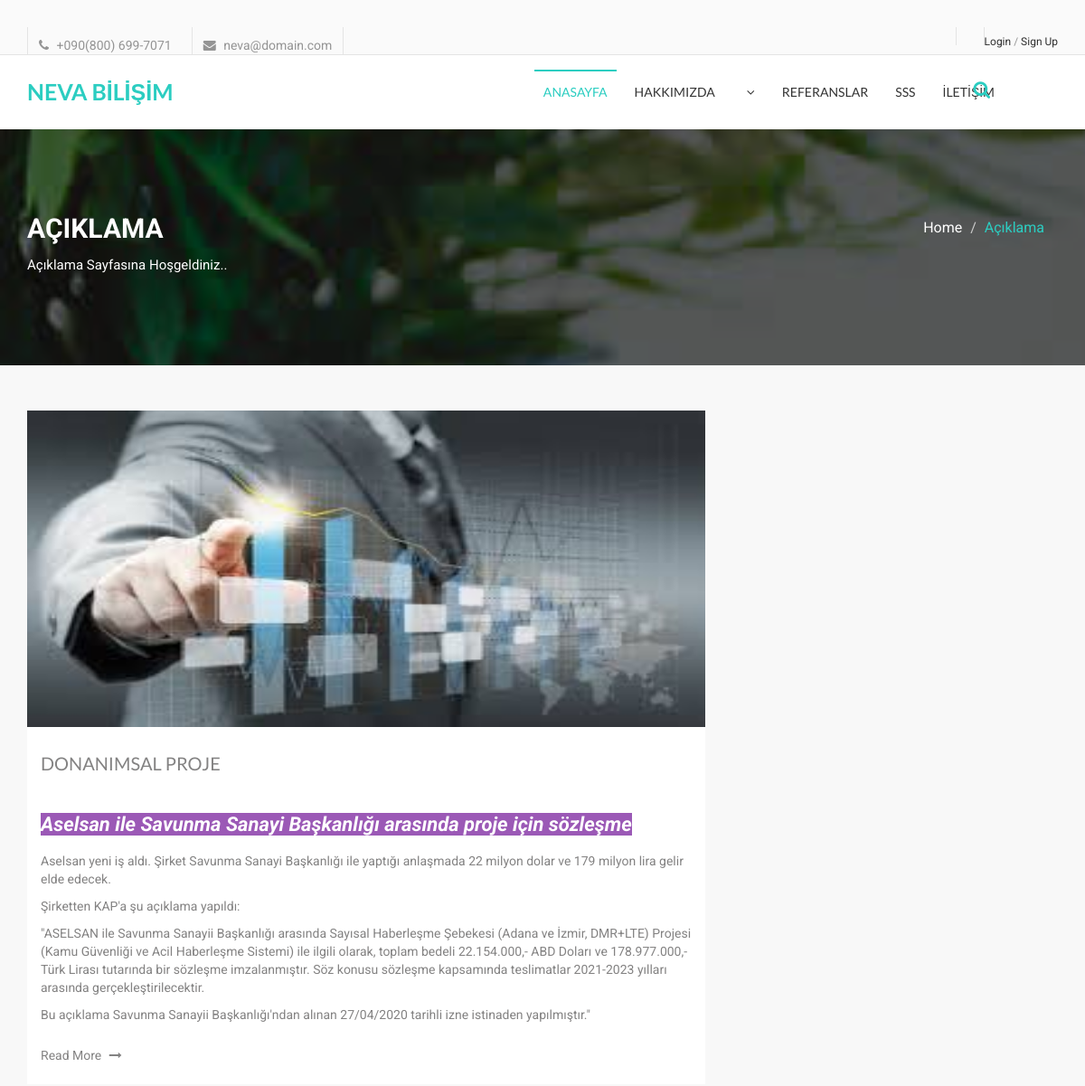
The page /content/9/donanim-projesi/ (upper part) on the database as committed earlier.
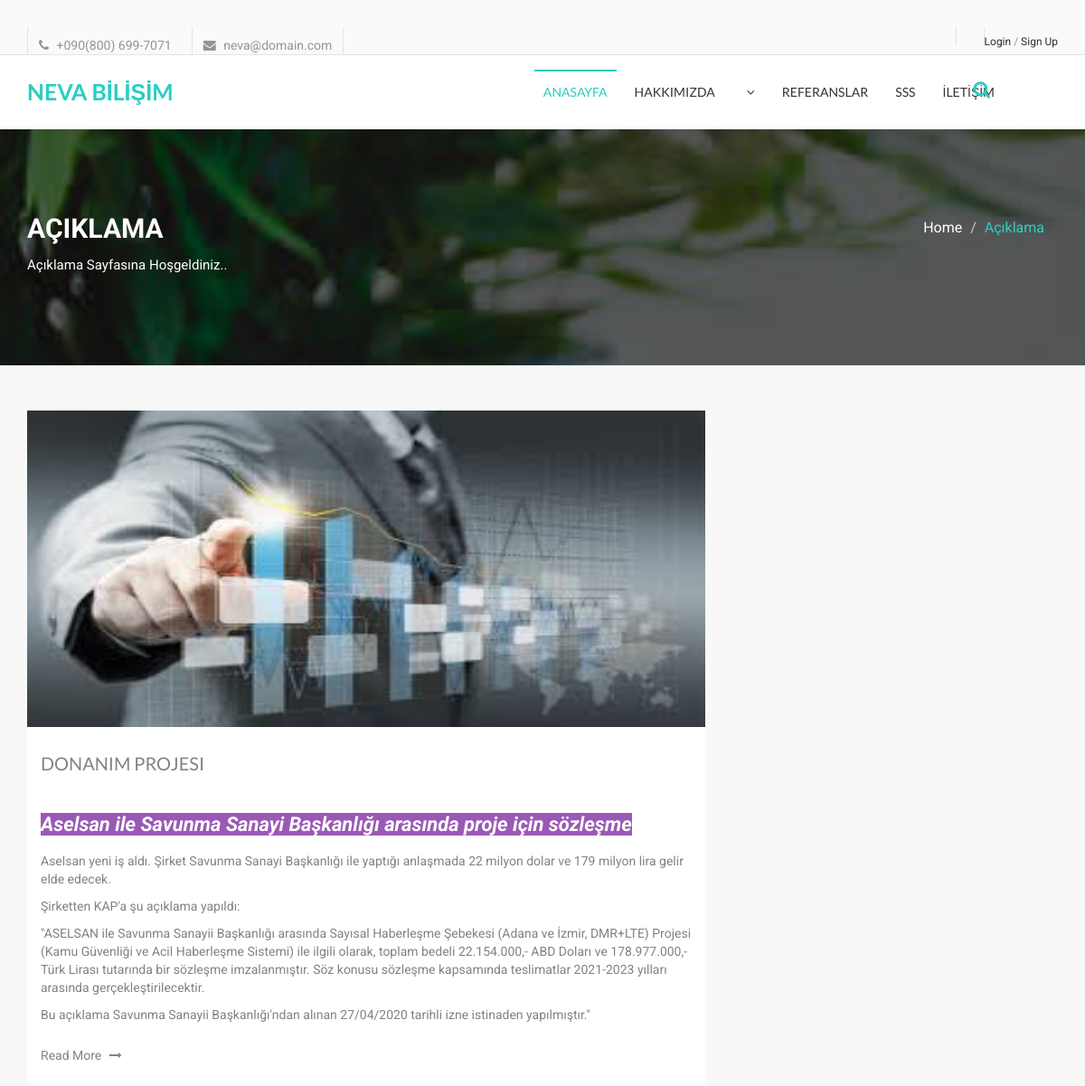
The same page on the database as committed later.
### content/models.py (models this page shows, shortened)
class Content(models.Model):
    STATUS = (
        ('True', 'Evet'),
        ('False', 'Hayır'),
    )
    user = models.ForeignKey(User, on_delete=models.SET_NULL, null=True)
    category = models.ForeignKey(Category, on_delete=models.CASCADE)  # relation with Category table
    title = models.CharField(max_length=150)
    keywords = models.CharField(blank=True, max_length=255)
    description = models.CharField(blank=True, max_length=255)
    image = models.ImageField(upload_to='images/')
    detail = RichTextUploadingField()
    slug = models.SlugField(null=False, unique=True)
    status = models.CharField(max_length=10, choices=STATUS)
    create_at = models.DateTimeField(auto_now_add=True)
    update_at = models.DateTimeField(auto_now=True)
    def image_tag(self):
        return mark_safe('<img src="{}" height="50"/>'.format(self.image.url))
    image_tag.short_description = 'Image'

### home/views.py (the view)
# urls.py: path('content/<int:id>/<slug:slug>/', views.content_detail, name='content_detail'),
def content_detail(request, id, slug):
    category = Category.objects.all()
    profil = None
    currentuser_id = request.user.id
    if currentuser_id is not None:
        profil = UserProfile.objects.get(user_id=currentuser_id)
    try:
        content = Content.objects.get(pk=id)
        images = Images.objects.filter(content_id=id)
        comments = Comment.objects.filter(content_id=id, status='True')
        context = {
            'content': content, 'slug': slug, 'category': category, 'images': images, 'comments': comments, 'profil': profil,
        }
        return render(request, 'content_detail.html', context)
    except:
        messages.warning(request, "Hata ! İlgili içerik bulunamadı ")
    link = '/error'
    return HttpResponseRedirect(link)

### home/templates/content_detail.html (shortened to what this page needs)
{% extends "homebase.html" %}
{% block head %}
    {% load static %}
    <link href="{% static 'main.css' %}" rel="stylesheet">
{% endblock %}
{% block body %}
    <section id="single-page-header">
        <div class="overlay">
            <div class="container">
                <div class="row">
                    <div class="col-md-6 col-sm-6 col-xs-12">
                        <div class="single-page-header-left">
                            <h2>Açıklama</h2>
                            <p>Açıklama Sayfasına Hoşgeldiniz..</p>
                        </div>
                    </div>
                    <div class="col-md-6 col-sm-6 col-xs-12">
                        <div class="single-page-header-right">
                            <ol class="breadcrumb">
                                <li><a href="#">Home</a></li>
                                <li class="active">Açıklama</li>
                            </ol>
                        </div>
                    </div>
                </div>
            </div>
        </div>
    </section>
    <section id="blog-archive">
        <div class="container">
            <div class="row">
                <div class="col-md-12">
                    <div class="blog-archive-area">
                        <div class="row">
                            <div class="col-md-8">
                                <div class="blog-archive-left">
                                    <article class="blog-news-single">
                                        <div class="blog-news-img">
                                            <a href="blog-single-with-right-sidebar.html"><img
                                                    src="{{ content.image.url }}" alt="image"></a>
                                        </div>
                                        <div class="blog-news-title">
                                            <h2><a href="blog-single-with-right-sidebar.html">{{ content.title }}</a></h2>
                                        </div>
                                        <div class="blog-news-details">
                                            <p>{{ content.detail|safe }} </p>
                                            <a class="blog-more-btn" href="blog-single-with-right-sidebar.html">Read
                                                More <i class="fa fa-long-arrow-right"></i></a>
                                        </div>
                                    </article>
                                </div>
                            </div>
                        </div>
                    </div>
                </div>
            </div>
        </div>
    </section>
{% endblock %}

Rows that differ between the two databases and show on the page:
changed Content: title "DONANIMSAL PROJE" → "DONANIM PROJESI"
